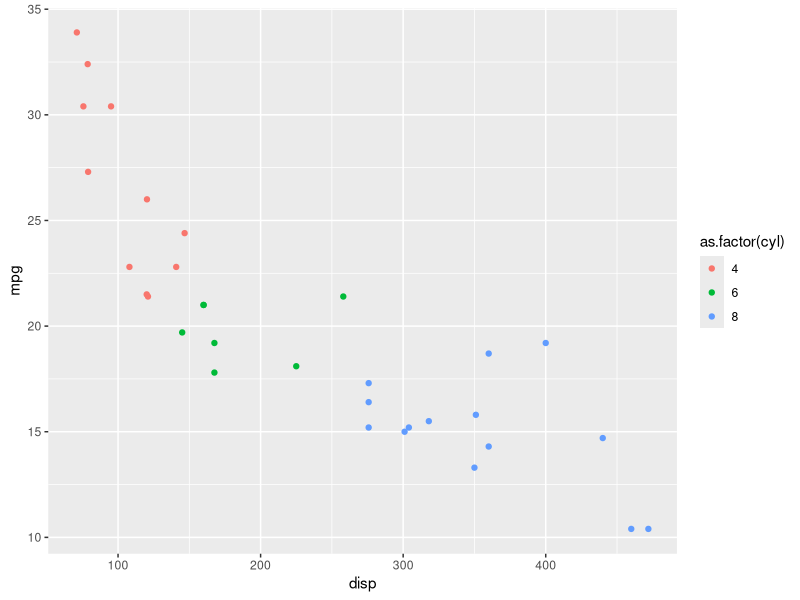
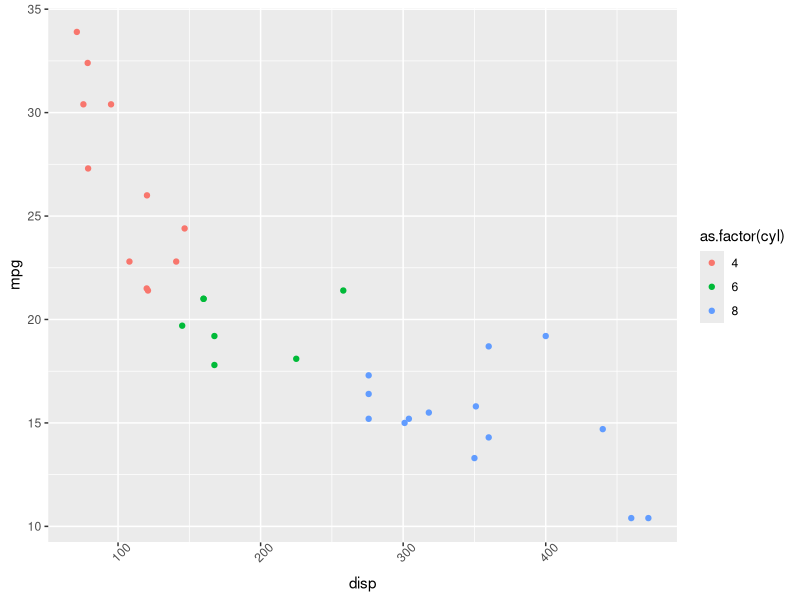
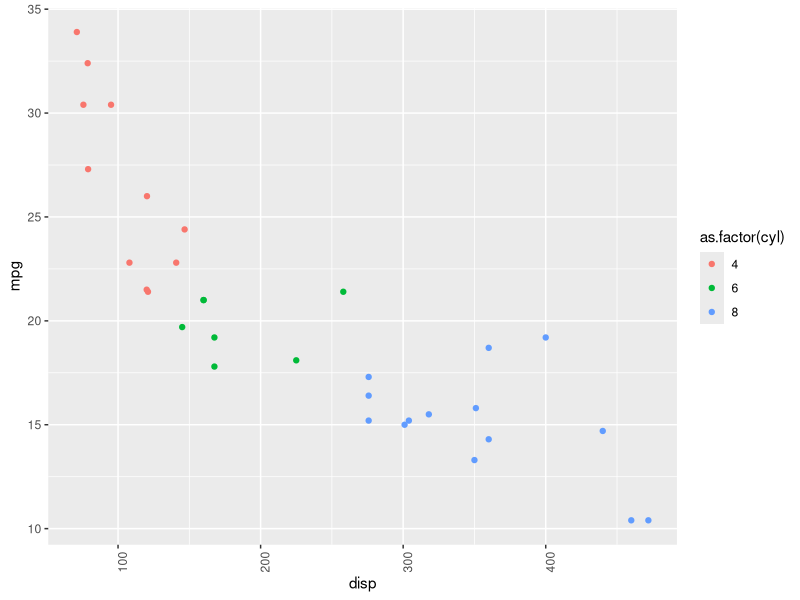

These charts were generated, in order, by the following R code:
## ---- chunk 1
library(ggplot2, quietly = TRUE)

data(mtcars)

g <- ggplot(data = mtcars, aes(x = disp, y = mpg))
g <- g + geom_point(aes(color = as.factor(cyl)))
g

g <- ggplot(data = mtcars, aes(x = disp, y = mpg))
g <- g + geom_point(aes(color = as.factor(cyl)))
g <- g + theme(axis.text.x = element_text(angle = 45))
g

g <- ggplot(data = mtcars, aes(x = disp, y = mpg))
g <- g + geom_point(aes(color = as.factor(cyl)))
g <- g + theme(axis.text.x = element_text(angle = 90))
g
